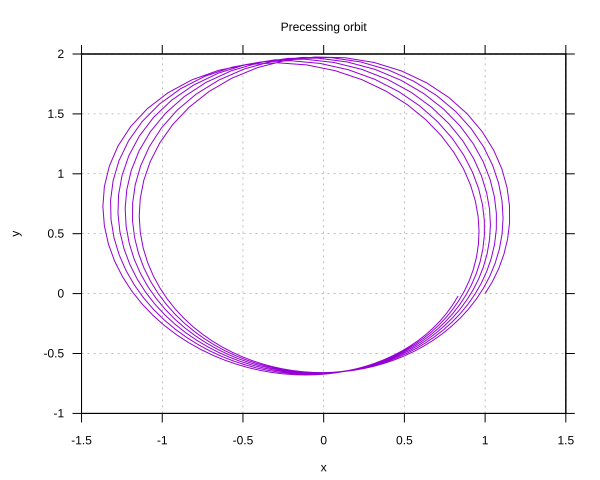

Here is the gnuplot script that generated this plot:
set terminal svg background "white"
set output "precession.svg"
set key left 
set xlabel "x" 
set ylabel "y"
set tics out 
set grid 
set title "Precessing orbit" 
plot "precession.txt" using (1/$2)*cos($1):(1/$2)*sin($1) with lines notitle